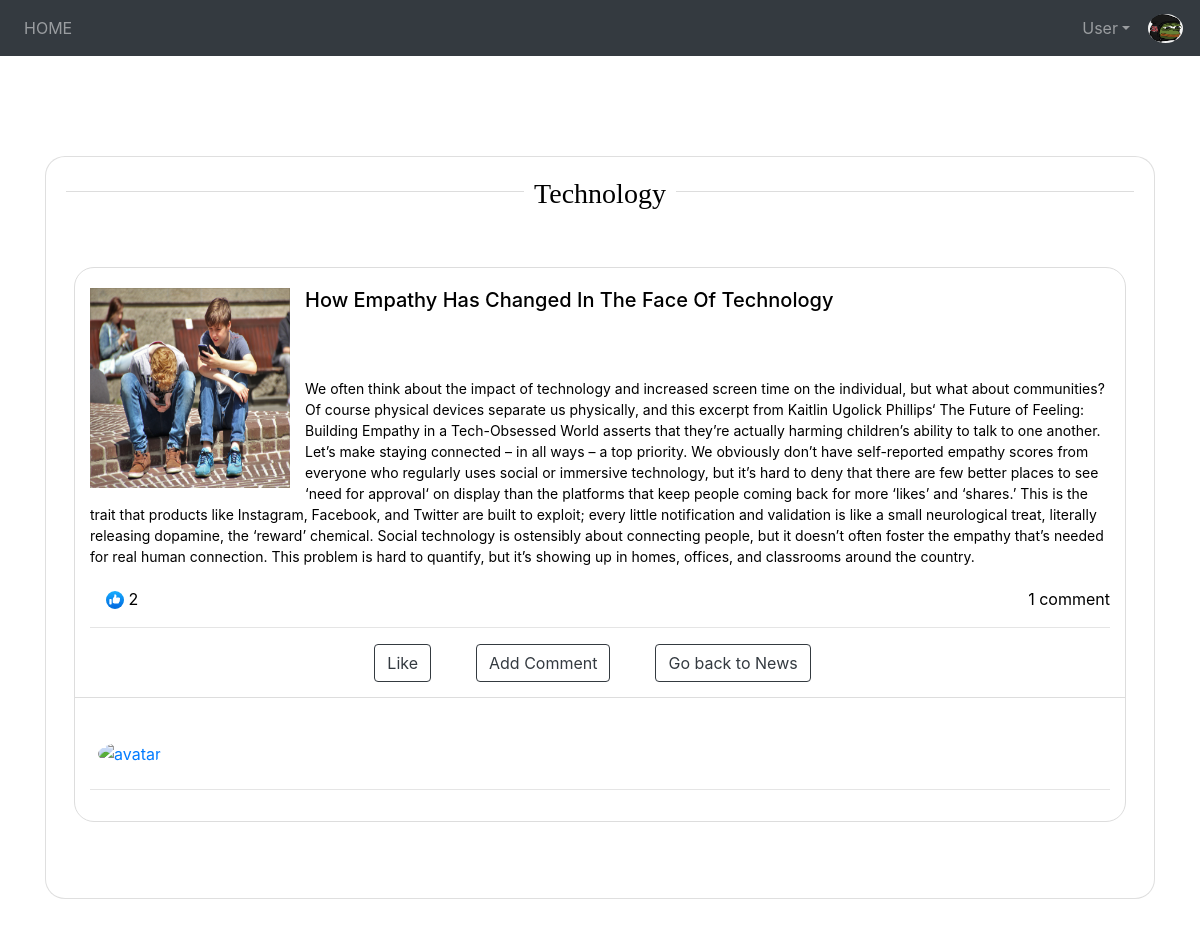
Page /article/1/ (signed in) on the committed database.
### account/models.py (models this page shows, shortened)
class Account(AbstractBaseUser):
    username = models.CharField(verbose_name='username', max_length=20, unique=True)
    email = models.EmailField(verbose_name='email', max_length=60, unique=True)
    dob = models.DateField(verbose_name='date of birth', null=True)
    favourite = models.ManyToManyField(Category, blank=True )
    likes = models.ManyToManyField(News, related_name="users",blank=True)
    profile_picture = models.ImageField(upload_to ='profilePic/', default = 'profilePic/pp.png')
    date_joined = models.DateTimeField(verbose_name='date joined', auto_now_add=True)
    last_login = models.DateTimeField(verbose_name='last login', auto_now_add=True)
    is_admin = models.BooleanField(default=False)
    is_active = models.BooleanField(default=True)
    is_staff = models.BooleanField(default=False)
    is_superuser = models.BooleanField(default=False)
    USERNAME_FIELD = 'username'
    REQUIRED_FIELDS = ['email']
    objects = MyAccountManager()

### news/models.py (models this page shows, shortened)
class News(models.Model):
    title = models.CharField(max_length=400)
    content = models.TextField(max_length=10000)
    date = models.DateField()
    category = models.ForeignKey('Category', null=True, blank=True,on_delete=models.DO_NOTHING )
    image = models.ImageField(null=True, blank=True, upload_to="gallery")
    likes = models.IntegerField(default=0)
    class Meta:
        ordering = ['-date']

class Category(models.Model):
    name = models.CharField(max_length=200)
    slug = models.SlugField()
    parent = models.ForeignKey('self', blank=True, null=True, related_name='children', on_delete=models.CASCADE)
    slug = models.SlugField(unique=True)
    class Meta:
        unique_together = ('slug', 'parent',)
        verbose_name_plural = "categories"
        ordering = ['-name']
    def __str__(self):
        full_path = [self.name]
        k = self.parent
        while k is not None:
            full_path.append(k.name)
            k = k.parent
        return ' -> '.join(full_path[::-1])

### news/views.py (the view)
# urls.py: path('article/<int:pk>/', article_view, name='article'),
@login_required
def article_view(request, pk):
    context = {}
    article = News.objects.get(pk=pk)
    comments = Comment.objects.filter(article=article)
    context = {'article': article, 'comments': comments, 'title': 'Article'}
    return render(request, 'news/article.html', context)

### news/templates/news/article.html (shortened to what this page needs)
{% extends 'news/base.html' %}
{% block content %}
  <div class="card mb-5" style="margin-top: 100px !important;">
    <div class="card-body">
      <h3 class="text-center san">{{ article.category }}</h3>
      <div class="row mt-5 ">
        <div name="article" class="d-flex p-2  panel-shadow mb-5">
          <div class="col-sm-12">
            <div class="panel panel-white post panel-shadow">
              <div class="post-heading">
                <div class="pull-left image">
                  <img style="height: 200px; width: 200px !important" src={{article.image.url}} alt="Card image cap"
                    class="img-circle avatar" alt="user profile image">
                </div>
                <div class="pull-left meta">
                  <div class="title h5">
                    <h5 class="card-text title">{{ article.title}}</h5>
                  </div>
                </div>
              </div>
              <div class="post-description">
                <p class="card-text">{{article.content|safe }}</p>
                <div class="stats">
                  <div class="row">
                    <div class="col">
                      <div class="col-sm--1 ml-3">
                        <img height="18">
                        <span id="{{article.id}}">{{article.likes}}</span>
                      </div>
                    </div>
                    <div class="col" style="text-align: right !important;">
                    {% with comments.count as total_comments%}
                      <div class="comments-count">{{ total_comments }} comment{{ total_comments|pluralize }}</div>
                    {% endwith%}
                  </div>
                  </div>
                  <hr>
                  <div class="container text-center footer_buttons">
                    <div class="row justify-content-md-center">
                      <div class="col-md-auto"><button type="button" id="like-button" class="btn btn-outline-dark stat-item" data-id={{ article.id }}>Like</button></div>
                      <div class="col-md-auto"><button type="button" id="new_comment_button" class="btn btn-outline-dark stat-item" data-id="">Add Comment</button></div>
                      <div class="col-md-auto"><a type="button" href="{% url 'news_home' %}" id="article-button" class="btn btn-outline-dark stat-item" data-id={{ news.id }}>Go back to News</a></div>
                  </div>
                  </div>
                </div>
              </div>
              <div class="post-footer">
                  {% load mptt_tags %}
                <div class="comments-list">
                  {% recursetree comments %}
                  <div id="{{ node.id }}" class="my-2 p-2 comment">
                    <a class="pull-left inactiveLink" href="#">
                      <img class="avatar" height="29" width="35" style="border-radius: 100%;" src="{{node.account.profile_picture.url}}" alt="avatar">
                    </a>
                    <div class="comment-body">
                      <div class="comment-heading">
                      </div>
                    </div>
                  </div>
                  <hr>
                    {% endrecursetree %}
                  </div>
              </div>
            </div>
          </div>
        </div>
      </div>
    </div>
  </div>
{% endblock %}

### news/templates/news/navbar.html (shortened to what this page needs)
 <nav class="navbar navbar-expand-lg navbar-dark navvv bg-dark mb-5">
    <div class="collapse navbar-collapse text-center" id="navbarTogglerDemo01">
      <ul class="navbar-nav mr-auto">
        <li class="nav-item">
          <a class="nav-link text-center" href="{% url 'news_home' %}">HOME</a>
      </li>
      </ul>
      {% if request.user.is_authenticated %}
      <table class="navbar-nav">
        <tr>
          <td class="nav-item dropdown">
            <a class="nav-link p-0 pr-3 nav-link dropdown-toggle" data-toggle="dropdown" href="#">{{user.username  | capfirst}}</a>
          </td>
          <td>
            <img id="nav_profile_pic"src="{{user.profile_picture.url}}" alt="avatar image" height="29" width="35" style="border-radius: 100%;">
          </td>
        </tr>
      </table>
      {% else %}
      <div class="navbar-nav">
        <a class="nav-link" href="{% url 'register'  %}">Register</a>
        <a class="nav-link" href="{% url 'login'  %}">Login</a>
      </div>
      {%endif%}
  </nav>

### staticfiles/front/post.css (style rules this page uses)
.card { background-color: white; color: black; border-radius: 20px; }
.panel-white { border: 1px solid #ddd; border-radius: 20px; background-color: white; color: black; }
.post .post-heading { height: 95px; padding: 20px 15px; }
.post .post-heading .avatar { width: 60px; height: 60px; display: block; margin-right: 15px; }
.post .post-heading .meta .title { margin-bottom: 0; }
.post .post-description { padding: 15px; }
.post .post-description p { font-size: 14px; }
.post .post-description .stats { margin-top: 20px; }
.post .post-description .stats .stat-item { display: inline-block; margin-right: 15px; }
.post .post-footer { border-top: 1px solid #ddd; padding: 15px; }
.post .post-footer .comments-list { padding: 0; margin-top: 20px; list-style-type: none; }
.post .post-footer .comments-list .comment { display: block; width: 100%; margin: 20px 0; }
.post .post-footer .comments-list .comment .avatar { width: 35px; height: 35px; }
.post .post-footer .comments-list .comment .comment-heading { display: block; width: 100%; }
.post .post-footer .comments-list .comment .comment-body { margin-left: 50px; }
.san { display: flex; flex-direction: row; justify-content: center; text-align: center; font-family: 'Cinzel Decorative', cursive; }
.san:before, .san:after { background: #ddd; content: '\a0'; flex-grow: 1; height: 1px; position: relative; top: 0.5em; }
.san:before { margin-right:10px; }
.san:after { margin-left:10px; }
.inactiveLink { pointer-events: none !important; cursor: default !important; }

### rows in the picture
Account: username "User", profile_picture (placeholder picture)
News: category "Technology", image (picture), title "How Empathy Has Changed In The Face Of Technology", content "We often think about the impact of technology and increased screen time on the individual, but what about communities? Of course physical devices separate us physically, and this excerpt from Kaitlin Ugolick Phillips‘ The Future of Feeling: Building Empathy in a Tech-Obsessed World asserts that they’re actually harming children’s ability to talk to one another. Let’s make staying connected – in all ways – a top priority. We obviously don’t have self-reported empathy scores from everyone who regularly uses social or immersive technology, but it’s hard to deny that there are few better places to see ‘need for approval‘ on display than the platforms that keep people coming back for more…", likes "2"

### other values in the picture
{{ total_comments }} "1"
